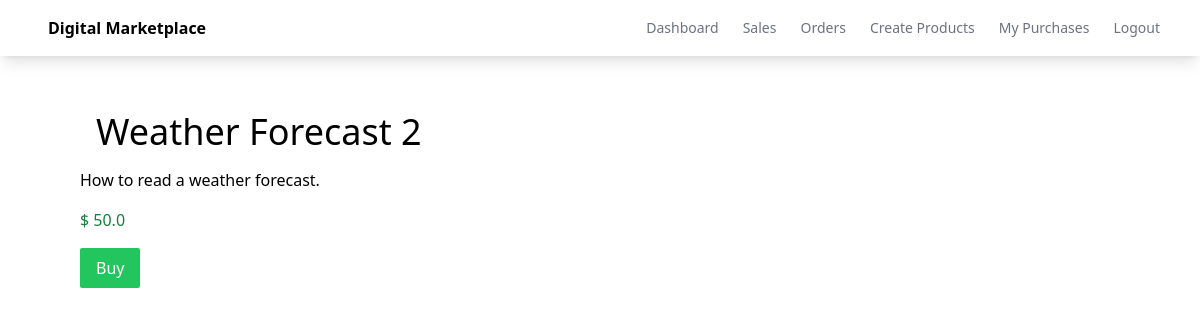
Page /product/1 on the committed database.
### myapp/models.py (models this page shows, shortened)
class Product(models.Model):
    name = models.CharField(max_length=100)
    description = models.CharField(max_length=100)
    price = models.FloatField()
    file = models.FileField(upload_to='uploads')

### myapp/views.py (the view)
# urls.py: path('product/<int:id>', views.detail, name='detail'),
def detail(request, id):
    product = Product.objects.get(id=id)
    return render(request, 'myapp/detail.html', {'product': product})

### myapp/templates/myapp/detail.html (shortened to what this page needs)
{% extends 'myapp/base.html' %}
{% block body %}
<div class="flex p-10">
    <div class="pl-10">
        <div class="text-4xl m-4">{{ product.name }}</div>
        <div class="mb-4">{{ product.description }}</div>
        <div class="mb-4 text-green-700 fort-bold">$ {{ product.price }}</div>
        <div>
            <button id="checkout-button" class="bg-green-500 text-white px-4 py-2 rounded-sm">Buy</button>
        </div>
    </div>
</div>
{% endblock %}

### rows in the picture
Product: name "Weather Forecast 2", description "How to read a weather forecast.", price "50.0"
